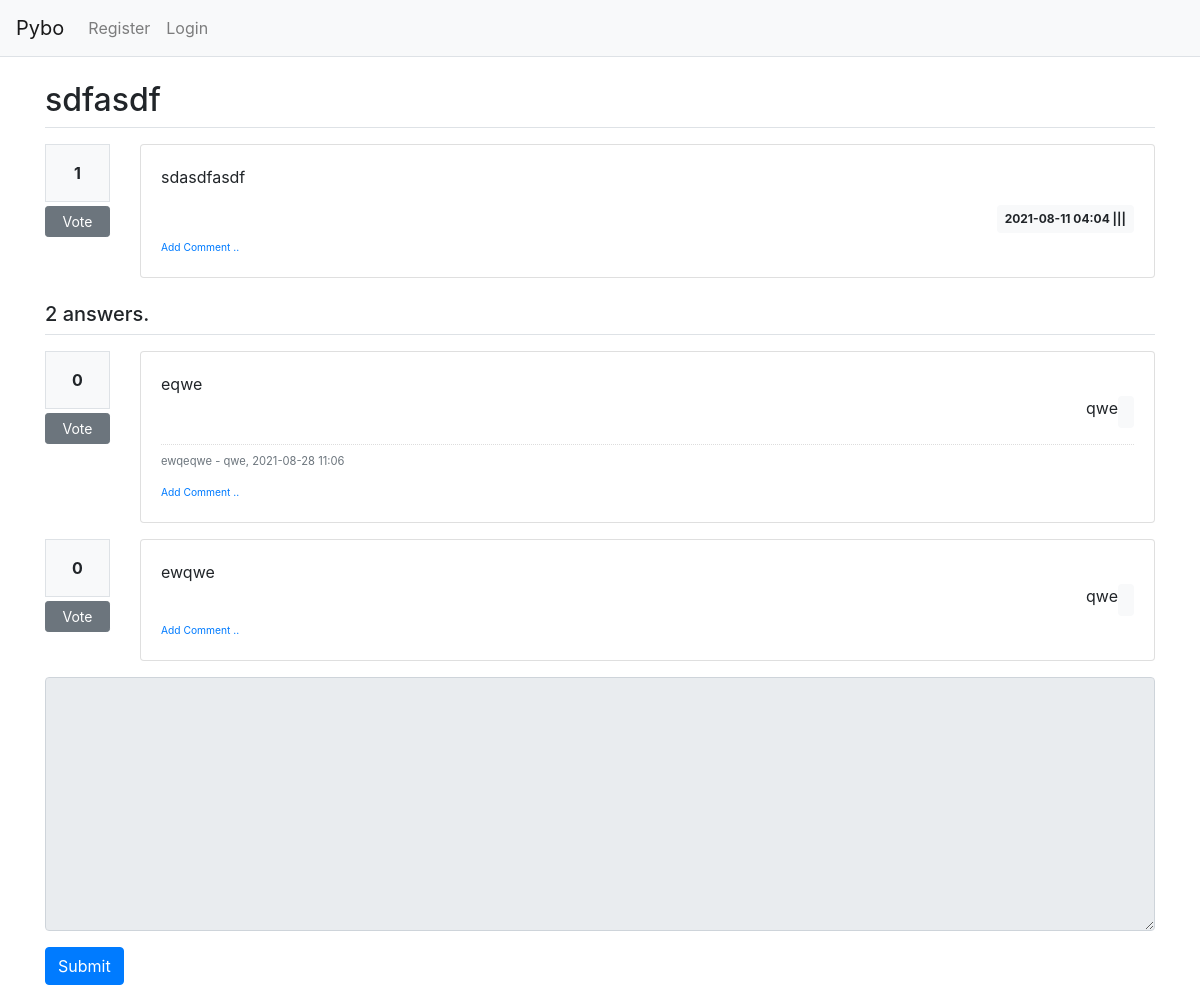
/question/detail/2, run on the app's committed database.
### pybo/models.py (models this page shows)
class Question(db.Model):
    id=db.Column(db.Integer, primary_key=True)
    subject=db.Column(db.String(200), nullable=False)
    content=db.Column(db.Text(), nullable=False)
    create_date=db.Column(db.DateTime(), nullable=False)
    user_id = db.Column(db.Integer, db.ForeignKey('user.id', ondelete='CASCADE'), nullable=False)
    user=db.relationship('User', backref=db.backref('question_set'))
    modify_date=db.Column(db.DateTime(), nullable=True)
    voter=db.relationship('User', secondary=question_voter, backref=db.backref('question_voter_set'))

class Answer(db.Model):
    id=db.Column(db.Integer, primary_key=True)
    question_id=db.Column(db.Integer, db.ForeignKey('question.id', ondelete='CASCADE'))
    question=db.relationship('Question', backref=db.backref('answer_set'))
    content=db.Column(db.Text(), nullable=False)
    create_date=db.Column(db.DateTime(), nullable=False)
    user_id=db.Column(db.Integer, db.ForeignKey('user.id', ondelete='CASCADE'), nullable=False)
    user=db.relationship('User', backref=db.backref('answer_set'))
    modify_date = db.Column(db.DateTime(), nullable=True)
    voter=db.relationship('User', secondary=answer_voter, backref=db.backref('answer_voter_set'))

class User(db.Model):
    id=db.Column(db.Integer, primary_key=True)
    username=db.Column(db.String(150), unique=True, nullable=False)
    password=db.Column(db.String(250), nullable=False)
    email=db.Column(db.String(250), unique=True, nullable=False)

class Comment(db.Model):
    id=db.Column(db.Integer, primary_key=True)
    user_id=db.Column(db.Integer, db.ForeignKey('user.id', ondelete='CASCADE'), nullable=False)
    user=db.relationship('User', backref=db.backref('comment_set'))
    content=db.Column(db.Text(), nullable=False)
    create_date=db.Column(db.DateTime(), nullable=False)
    modify_date=db.Column(db.DateTime())
    question_id=db.Column(db.Integer, db.ForeignKey('question.id', ondelete='CASCADE'), nullable=True)
    question=db.relationship('Question', backref=db.backref('comment_set'))
    answer_id=db.Column(db.Integer, db.ForeignKey('answer.id', ondelete="CASCADE"), nullable=True)
    answer=db.relationship('Answer', backref=db.backref('comment_set'))

### pybo/views/question_view.py (the view)
@bp.route('/detail/<int:id>')
def detail(id):
    form=AnswerForm()
    question=Question.query.get_or_404(id)
    return render_template('question/detail.html', question=question, form=form)

### pybo/forms.py
class AnswerForm(FlaskForm):
    content = TextAreaField('content', validators=[DataRequired('content is required field')])

### pybo/filter.py (called while the page is built)
def format_datetime(value, fmt="%Y-%m-%d %H:%M"):
    return value.strftime(fmt)

### pybo/views/auth.py (called while the page is built)
@bp.before_app_request
def load_logged_in_user():
    user_id=session.get('user_id')
    if user_id:
        user=User.query.get(user_id)
        g.user=user
    else:
        g.user=None

### pybo/templates/question/detail.html (shortened to what this page needs)
{% extends 'base.html' %}
{% block content %}
<div class="container my-3">
    <h2 class="border-bottom py-2">{{ question.subject }}</h2>
    <div class="row my-3">
        <div class="col-1">
            <div class="bg-light text-center p-3 border font-weight-bolder mb-1">{{ question.voter|length }}</div>
            <a href="#" data-uri="{{ url_for('vote.question', question_id=question.id) }}"
               class="recommend btn btn-sm btn-secondary btn-block my-1">Vote</a>
        </div>
        <div class="col-11">
            <div class="card">
                <div class="card-body">
                    <div class="card-text" style="white-space: pre-line;">{{ question.content|markdown }}</div>
                    <div class="d-flex justify-content-end">
                        <div class="badge badge-light p-2">
                            {{ question.create_date|date_time }}
                            |||
                        </div>
                    </div>
                    <div>
                        <a href="{{ url_for('comment.create_question', question_id=question.id) }}"
                           class="small"><small>Add Comment ..</small></a>
                    </div>
                </div>
            </div>
        </div>
    </div>
    <h5 class="border-bottom my-3 py-2">{{ question.answer_set|length }} answers.</h5>
    {% for answer in question.answer_set %}
    <div class="row my-3">
        <div class="col-1">
            <div class="bg-light text-center p-3 border font-weight-bolder mb-1">{{ answer.voter|length }}</div>
            <a href="#" data-uri="{{ url_for('vote.answer', answer_id=answer.id) }}"
                class="recommend btn btn-sm btn-secondary btn-block my-1">Vote</a>
        </div>
        <div class="col-11">
            <div class="card">
                <div class="card-body">
                    <div class="card-text" style="white-space: pre-line;">{{ answer.content }}</div>
                    <div class="d-flex justify-content-end">
                        <div class="mb-2">{{ answer.user.username }}</div>
                        <div class="badge badge-light p-2">
                        </div>
                    </div>
                    {% if answer.comment_set|length > 0 %}
                    <div class="mt-3">
                    {% for comment in answer.comment_set %}
                        <div class="comment py-2 text-muted">
                            <span style="white-space: pre-line;">{{ comment.content }}</span>
                            <span>
                                - {{ comment.user.username }}, {{ comment.create_date|date_time }}
                            </span>
                        </div>
                    {% endfor %}
                    </div>
                    {% endif %}
                    <div>
                        <a href="{{ url_for('comment.create_answer', answer_id=answer.id) }}"
                           class="small"><small>Add Comment ..</small></a>
                    </div>
                </div>
            </div>
        </div>
    </div>
    {% endfor %}
    <form action="{{ url_for('answer.create', question_id=question.id) }}" method="post" class="my-3">
        <div class="form-group">
            <textarea name="content" id="content" class="form-control" rows="10" {% if not g.user %} disabled {% endif %} ></textarea>
        </div>
        <input type="submit" value="Submit" class="btn btn-primary">
    </form>
</div>
{% endblock %}

### pybo/static/style.css (style rules this page uses)
textarea { width: 100% }
.comment { border-top:dotted 1px #ddd; font-size:0.7em; }

### data on the page
Question: subject "sdfasdf", content "sdasdfasdf", create_date "2021-08-11 04:04"
Answer: voter|length "0", content "eqwe", user.username "qwe"
Comment: content "ewqeqwe", user.username "qwe", create_date "2021-08-28 11:06"
Answer: voter|length "0", content "ewqwe", user.username "qwe"

### other printed values
{{ question.voter|length }} "1"
{{ question.answer_set|length }} "2"
